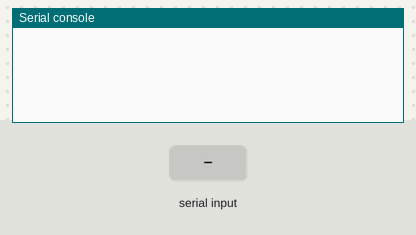
This program was run on a simulated Raspberry Pi Pico running MicroPython. On the bench: the last lines printed to the serial console. The test bench sets the inputs (shaded band).

Above: at 1.2 s.
1.3 s: "SEND_IDENT" typed at the serial console, then Enter
At 1.9 s:
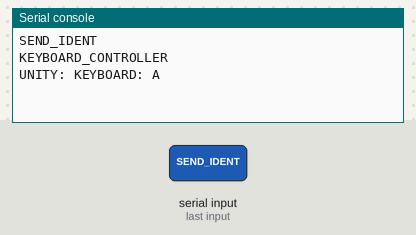
2.8 s: "LED1: OFF" typed at the serial console, then Enter
4.8 s: "LED1: ON" typed at the serial console, then Enter
6.8 s: "RESET" typed at the serial console, then Enter
8.8 s: "SEND_REPLY" typed at the serial console, then Enter
At 10.5 s:
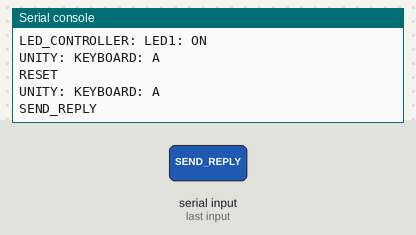

Measured:
- after the input at 1.3 s, the serial console: prints a new line at once (image 1)
- after the input at 8.8 s, the serial console: prints a new line after 0.50 s (image 2)

The program:

non_Blocking_Test.py
```python
import machine
import time
import sys
import uselect

identifier = "KEYBOARD_CONTROLLER"
isIdentified = False

#spoll erlaubt es zu gucken ob es nachrichten gibt ohne den Pico zu Blockieren
spoll = uselect.poll()
spoll.register(sys.stdin, uselect.POLLIN)

def read_message():
    if spoll.poll(0):	#Nur wenn eine Nachricht da ist, die Nachricht lesen
        return sys.stdin.readline()
    return None

def led_on():
    print("LED_CONTROLLER: LED1: ON")

def led_off():
    print("turning led 1 off")

def sendIdent():
    print(identifier)

def sendReply():
    print(identifier + " Replies")

def reset():
    global isIdentified
    isIdentified = False


commands = {
    "SEND_IDENT": sendIdent,
    "SEND_REPLY": sendReply,
    "LED1: ON": led_on,
    "LED1: OFF": led_off,
    "RESET": reset
}


def handle_command(cmd):
    action = commands.get(cmd.strip().upper())
    if action:
        action()
    else:
        print("Unknown Command:", cmd)

def test_handler(cmd):
    return

def Identify():
    global isIdentified
    line = read_message()
    if line != None:
        line = line.strip()
        if line == "SEND_IDENT":
            print(identifier)
            isIdentified = True
    else:
        return


while True:
    if not isIdentified:
        Identify()
        continue
    c = read_message()
    if c != None:
        handle_command(c)
    print("UNITY: KEYBOARD: A")
    time.sleep(2)
```
